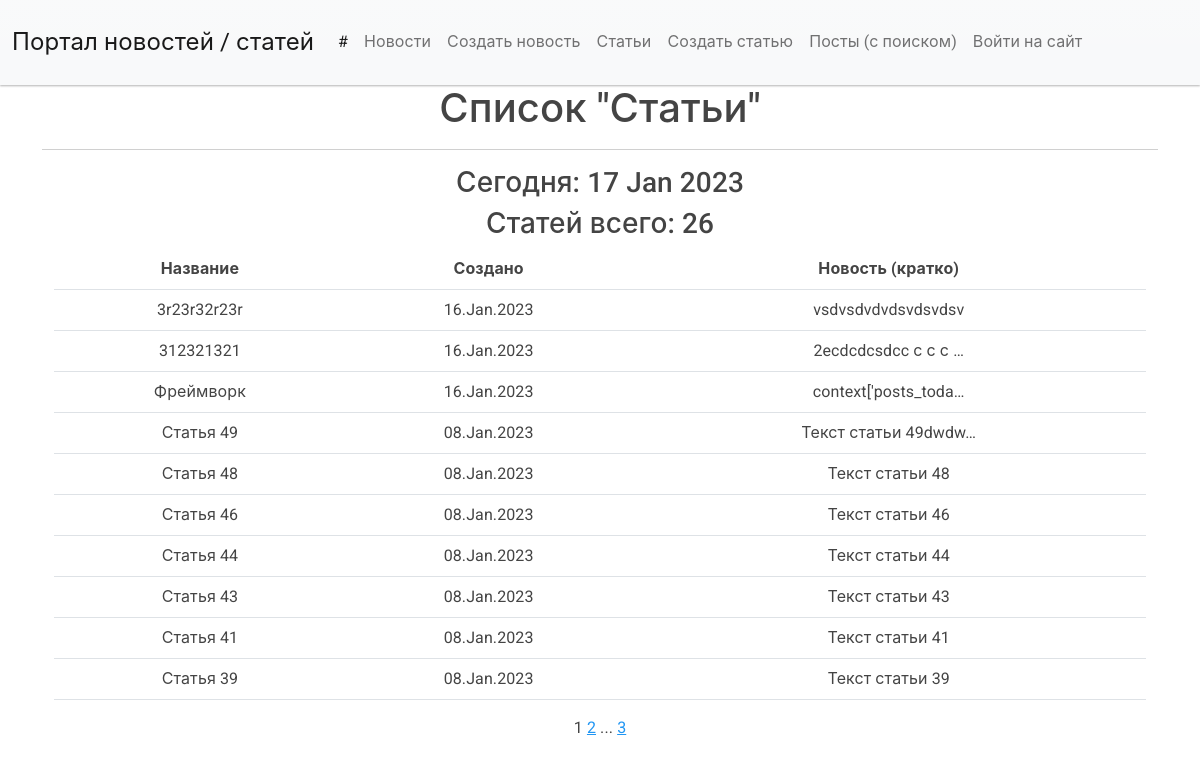
/articles/, run on an earlier commit of the app's database.
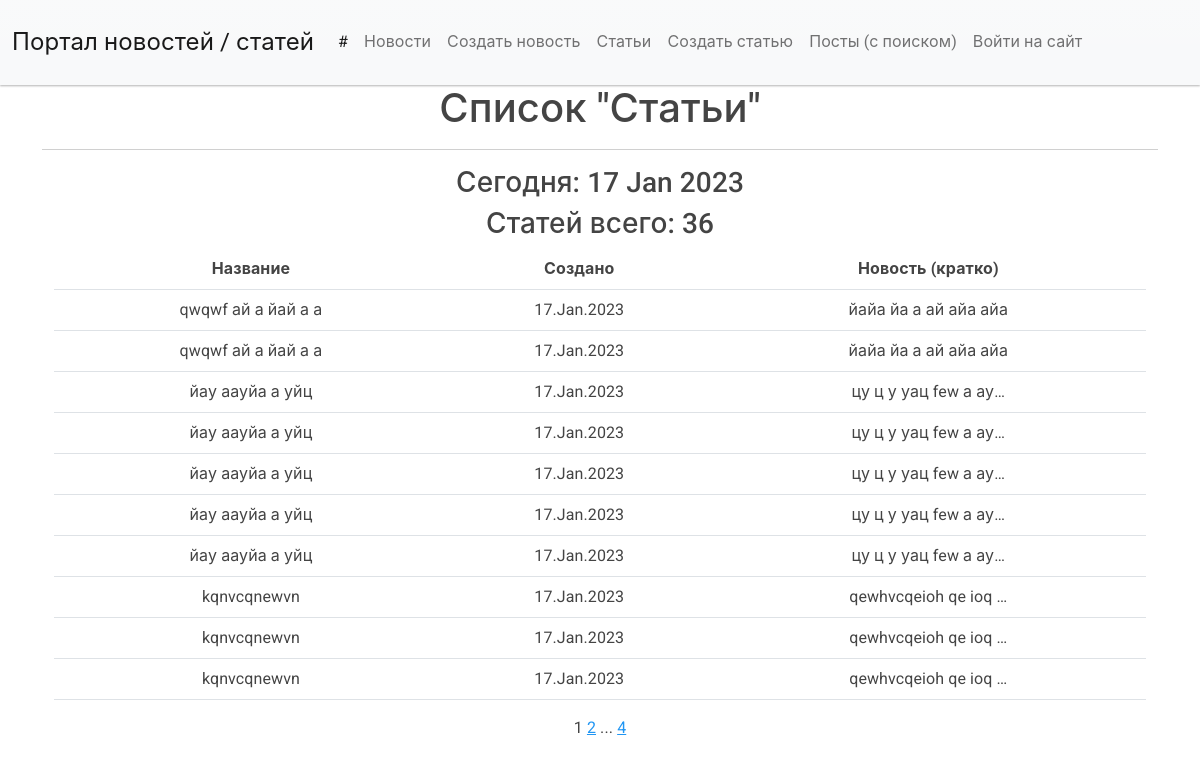
And on a later commit of the database.
### news/models.py (models this page shows, shortened)
class Post(models.Model):
    TYPES = [
        ('A', 'Article'),
        ('N', 'News')
    ]
    author = models.ForeignKey(Author, on_delete=models.CASCADE)
    post_type = models.CharField(max_length=1, choices=TYPES, default='A')
    creation = models.DateTimeField(auto_now_add=True)
    category = models.ManyToManyField(Category, through='PostCategory')
    title = models.CharField(max_length=200)
    text = models.TextField()
    rating = models.IntegerField(default=0)

### news/views.py (the view)
# urls.py: path('articles/', PostList.as_view(), name='arts_list'),
class PostList(ListView):
    model = Post
    ordering = '-creation'
    template_name = 'post_list.html'
    context_object_name = 'post_list'
    paginate_by = 10
    def get_context_data(self, **kwargs):
        context = super().get_context_data(**kwargs)
        if 'news' in self.request.path.split('/'):
            context['post_count'] = Post.objects.filter(post_type='N').count
            context['obj_type1'] = 'Новости'
            context['obj_type2'] = 'Новостей'
        else:
            context['post_count'] = Post.objects.filter(post_type='A').count
            context['obj_type1'] = 'Статьи'
            context['obj_type2'] = 'Статей'
        if self.request.user.is_authenticated:
            context['user_name'] = self.request.user
        return context
    def get_queryset(self):
        if 'news' in self.request.path.split('/'):
            queryset = Post.objects.order_by('-creation').filter(post_type='N')
        else:
            queryset = Post.objects.order_by('-creation').filter(post_type='A')
        self.filterset = NewsFilter(self.request.GET, queryset)
        return self.filterset.qs

### news/templatetags/custom_filters.py (called while the page is built)
@register.filter()
def censor(value):
   def isbad(word: str):
      return True if word in BAD_WORDS else False
   def replace(word: str):
      str_ = word[0]
      for i in range(1, len(word)):
         if word[i] not in string.punctuation:
            str_ += '*'
         else:
            str_ += word[i]
      return str_
   list = value.split()
   for n, word in enumerate(list):
      word2check = ""
      word = word.strip().lower()
      for i in range(len(word)):
         if word[i] not in string.punctuation:
            word2check += word[i]
      if isbad(word2check):
         list[n] = replace(list[n])
   return f'{" ".join(list)}'

### news/templatetags/custom_tags.py (called while the page is built)
@register.simple_tag()
def current_time(format_string='%d %b %Y'):
    return datetime.utcnow().strftime(format_string)

@register.simple_tag(takes_context=True)
def url_replace(context, **kwargs):
    d = context['request'].GET.copy()
    for k, v in kwargs.items():
        d[k] = v
    return d.urlencode()

### templates/post_list.html (shortened to what this page needs)
{% extends 'flatpages/default.html' %}
{% load custom_filters %}
{% load custom_tags %}
{% block content %}
<h1>Список "{{ obj_type1 }}"</h1>
   <hr>
   <h3>Сегодня: {% current_time %} </h3>
   <h3> {{ obj_type2 }} всего: {{ post_count }} </h3>
   {% if post_list %}
    <div class="container">
        <table class="table table-hover">
          <thead>
            <tr>
              <th scope="col">Название</th>
              <th scope="col">Создано</th>
              <th scope="col">Новость (кратко)</th>
            </tr>
          </thead>
  <tbody>
           {% for one in post_list %}
            <tr class="light">
               <td>{{ one.title|censor }}</td>
               <td>{{ one.creation|date:'d.M.Y' }}</td>
               <td>{{ one.text|truncatechars:20|censor }}</td>
           </tr>
           {% endfor %}
         </tbody>
       </table>
    </div>
   {% else %}
       <h2>{{ obj_type2 }} пока нет.</h2>
   {% endif %}
    {% if page_obj.paginator.num_pages > 1 %}
        {{ page_obj.number }}
    {% endif %}
   {% if page_obj.has_next %}
       <a href="?{% url_replace page=page_obj.next_page_number %}">{{ page_obj.next_page_number }}</a>
       {% if paginator.num_pages != page_obj.next_page_number %}
           ...
           <a href="?{% url_replace page=page_obj.paginator.num_pages %}">{{ page_obj.paginator.num_pages }}</a>
       {% endif %}
   {% endif %}
{% endblock content %}

What changed in the data, as far as the page shows it:
no longer on this page (row unchanged): Post: title|censor "3r23r32r23r", creation "16.Jan.2023", text|censor "vsdvsdvdvdsvdsvdsv"
no longer on this page (row unchanged): Post: title|censor "312321321", creation "16.Jan.2023", text|censor "2ecdcdcsdcc с с с …"
no longer on this page (row unchanged): Post: title|censor "Фреймворк", creation "16.Jan.2023", text|censor "context['posts_toda…"
no longer on this page (row unchanged): Post: title|censor "Статья 49", creation "08.Jan.2023", text|censor "Текст статьи 49dwdw…"
no longer on this page (row unchanged): Post: title|censor "Статья 48", creation "08.Jan.2023", text|censor "Текст статьи 48"
no longer on this page (row unchanged): Post: title|censor "Статья 46", creation "08.Jan.2023", text|censor "Текст статьи 46"
no longer on this page (row unchanged): Post: title|censor "Статья 44", creation "08.Jan.2023", text|censor "Текст статьи 44"
no longer on this page (row unchanged): Post: title|censor "Статья 43", creation "08.Jan.2023", text|censor "Текст статьи 43"
no longer on this page (row unchanged): Post: title|censor "Статья 41", creation "08.Jan.2023", text|censor "Текст статьи 41"
no longer on this page (row unchanged): Post: title|censor "Статья 39", creation "08.Jan.2023", text|censor "Текст статьи 39"
added Post: title|censor "qwqwf ай а йай а а", creation "17.Jan.2023", text|censor "йайа йа а ай айа айа"
added Post: title|censor "qwqwf ай а йай а а", creation "17.Jan.2023", text|censor "йайа йа а ай айа айа"
added Post: title|censor "йау аауйа а уйц", creation "17.Jan.2023", text|censor "цу ц у уац few а ау…"
added Post: title|censor "йау аауйа а уйц", creation "17.Jan.2023", text|censor "цу ц у уац few а ау…"
added Post: title|censor "йау аауйа а уйц", creation "17.Jan.2023", text|censor "цу ц у уац few а ау…"
added Post: title|censor "йау аауйа а уйц", creation "17.Jan.2023", text|censor "цу ц у уац few а ау…"
added Post: title|censor "йау аауйа а уйц", creation "17.Jan.2023", text|censor "цу ц у уац few а ау…"
added Post: title|censor "kqnvcqnewvn", creation "17.Jan.2023", text|censor "qewhvcqeioh qe ioq …"
added Post: title|censor "kqnvcqnewvn", creation "17.Jan.2023", text|censor "qewhvcqeioh qe ioq …"
added Post: title|censor "kqnvcqnewvn", creation "17.Jan.2023", text|censor "qewhvcqeioh qe ioq …"
Also different on the page:
{{ post_count }}: "26" → "36"
{{ page_obj.paginator.num_pages }}: "3" → "4"
